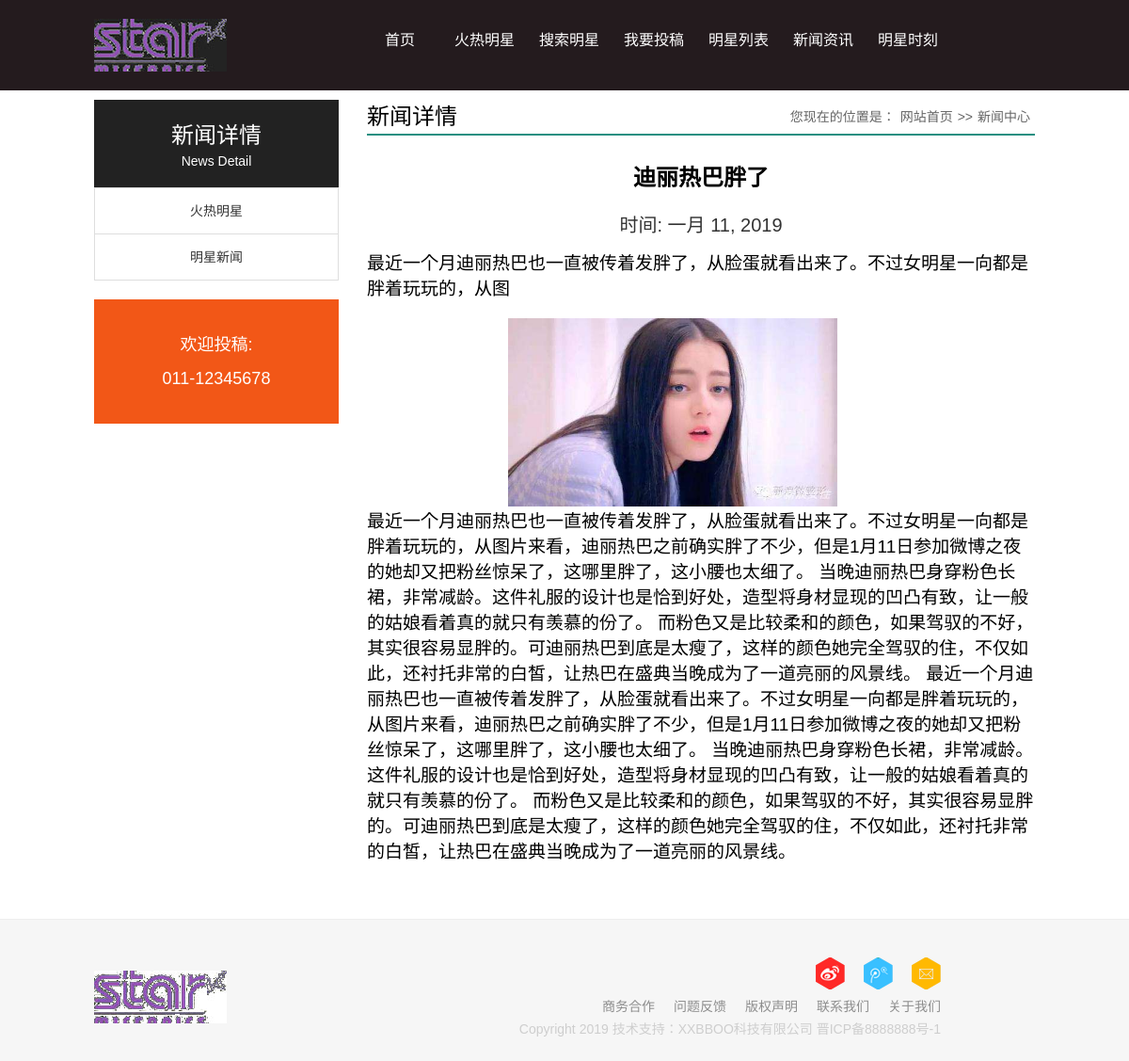
The page /article_detail/3 on the database its author committed.
### Star/models.py (models this page shows)
class Article(models.Model):
    title = models.CharField(max_length=32)
    date = models.DateField()
    content = models.TextField()
    picture = models.ImageField(upload_to="images")
    label = models.CharField(max_length=16)

### Star/views.py (the view)
# urls.py: re_path('article_detail/(?P<id>\d+)',article_detail),
def article_detail(request,id):
    id = int(id)
    article = Article.objects.filter(id =id).first()
    return render(request,"article.html",locals())

### templateTag/templatetags/selftag.py (called while the page is built)
@register.filter("part")
def part(str):
    return str[:45]

### templates/article.html (shortened to what this page needs)
{% extends "base.html" %}
{% load selftag %}
{% block container %}
<div  class="mainbox">
<div class="menu_box left">
    <h2>新闻详情<span>News Detail</span></h2>
    <ul class="news_menu">
      <li><a href="/index/#works">火热明星</a></li>
      <li><a href="/index/#news">明星新闻</a></li>
    </ul>
    <div class="hot_line">
      <p>欢迎投稿:</p>
      <span>011-12345678</span> </div>
  </div>
  <div class="news_box right">
    <h2 class="nh1"><span>您现在的位置是：<a href="/" target="_blank">网站首页</a>>><a href="#" target="_blank">新闻中心</a></span><b>新闻详情</b></h2>
    <div class="f_box">
      <p class="a_title">{{ article.label }}</p>
      <p class="p_title">时间: {{ article.date }}</p>
        <p class="article">{{ article.content|part }}</p>
    </div>
      <img style="width: 350px;height: 200px;margin-left: 150px" src="/static/{{ article.picture }}">
      <p class="article" style="margin-bottom: 50px">{{ article.content }}</p>
  </div>
</div>
{% endblock %}

### static/css/base.css (style rules this page uses)
body, ol, ul, h1, h2, h3, h4, h5, h6, p, th, td, dl, dd, form, fieldset, legend, input, textarea, select { margin: 0; padding: 0; }
body { font: 12px Arial, "Microsoft Yahei", Helvetica, sans-serif; -webkit-text-size-adjust: 100%; }
a { color: #333; text-decoration: none }
li { list-style: none; }
img { border: 0; vertical-align: middle; }
p { word-wrap: break-word }
.left { float: left; }
.right { float: right; }
.mainbox { width:1000px; margin:10px auto; overflow:hidden }

### static/css/main.css (style rules this page uses)
.menu_box { width: 260px; }
.menu_box h2 { background: #222; padding: 20px 30px; font-size: 24px; line-height: 36px; color: #fff; font-weight: normal; text-align: center }
.menu_box h2 span { display: block; font-size: 14px; line-height: 18px; }
.news_menu li { line-height: 48px; border: 1px solid #dedede; margin-top: -1px; text-align: center }
.news_menu li a { display: block; font-size: 14px; transition: all 0.25s; }
.news_box { width: 710px }
.nh1 { font-size: 24px; line-height: 36px; border-bottom: #258f81 2px solid; }
.nh1 b { font-weight: normal }
.nh1 span { float: right; font-size: 14px; color: #666; font-weight: normal }
.nh1 span a { color: #666; margin: 0 5px }
.hot_line { background: #F25717; text-align: center; color: #FFF; padding: 30px 0; margin: 20px 0; font-size: 18px; line-height: 36px }
.f_box { margin: 20px 0 }
.a_title { text-align: center; font-size: 24px; font-weight: bold; color: #000; line-height: 50px }
.p_title { text-align: center; font-size: 20px; color: #333; line-height: 50px; }

### templates/article.html (style rules this page uses)
.article { font-size: 19px; }

### rows shown on the page
Article: label "迪丽热巴胖了", date "一月 11, 2019", content|part "最近一个月迪丽热巴也一直被传着发胖了，从脸蛋就看出来了。不过女明星一向都是胖着玩玩的，从图", picture (picture), content "最近一个月迪丽热巴也一直被传着发胖了，从脸蛋就看出来了。不过女明星一向都是胖着玩玩的，从图片来看，迪丽热巴之前确实胖了不少，但是1月11日参加微博之夜的她却又把粉丝惊呆了，这哪里胖了，这小腰也太细了。 当晚迪丽热巴身穿粉色长裙，非常减龄。这件礼服的设计也是恰到好处，造型将身材显现的凹凸有致，让一般的姑娘看着真的就只有羡慕的份了。 而粉色又是比较柔和的颜色，如果驾驭的不好，其实很容易显胖的。可迪丽热巴到底是太瘦了，这样的颜色她完全驾驭的住，不仅如此，还衬托非常的白皙，让热巴在盛典当晚成为了一道亮丽的风景线。 最近一个月迪丽热巴也一直被传着发胖了，从脸蛋就看出来了。不过女明星一向都是胖着玩玩的，从图片来看，迪丽热巴之前确实胖了不少，但是1月11日参加微博之夜的她却又把粉丝惊呆了，这哪里胖了，这小腰也太细了。 当晚迪丽热巴身穿粉色长裙，非常减龄。这件礼服的设计也是恰到好处，造型将身材显现的凹凸有致，让一般的姑娘看着真的就只有羡慕的份了。 而粉色又是比较柔和的颜色，如果驾驭的不好，其实很容易显胖的。可迪丽热巴到底是太瘦了，这样的颜色她完全驾驭的住，不仅如此，还衬托非常的白皙，让热巴在盛典当晚成为了一道亮丽的风景线。"
